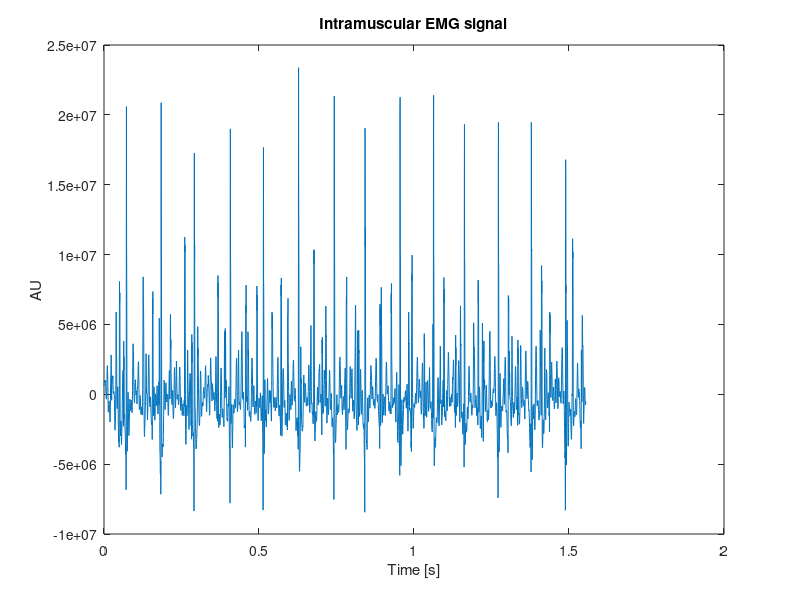
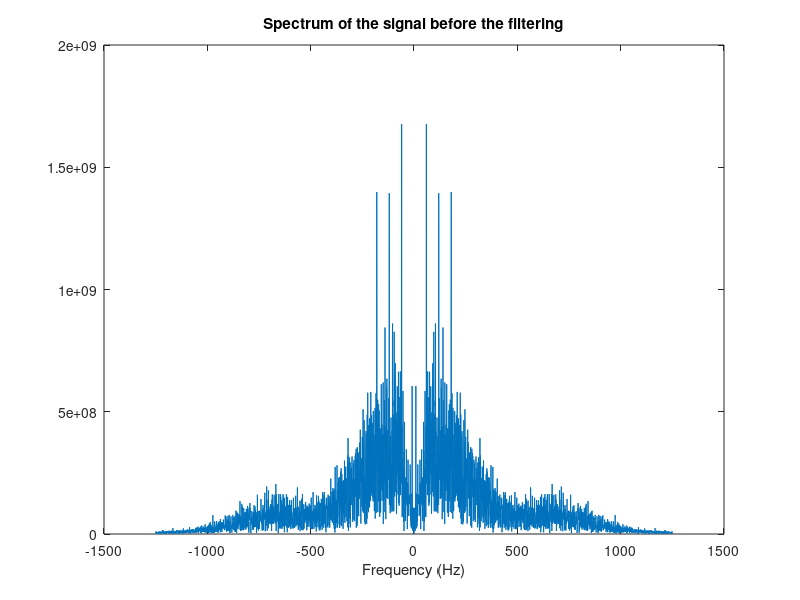
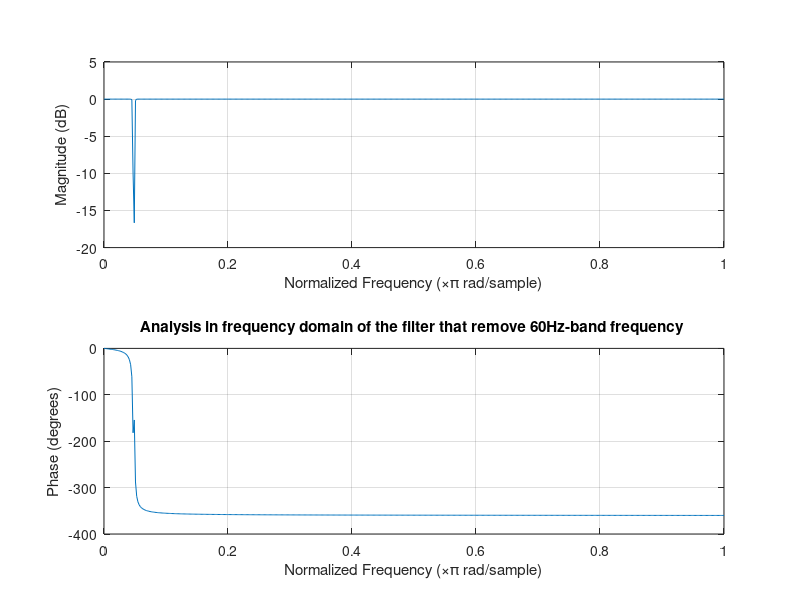
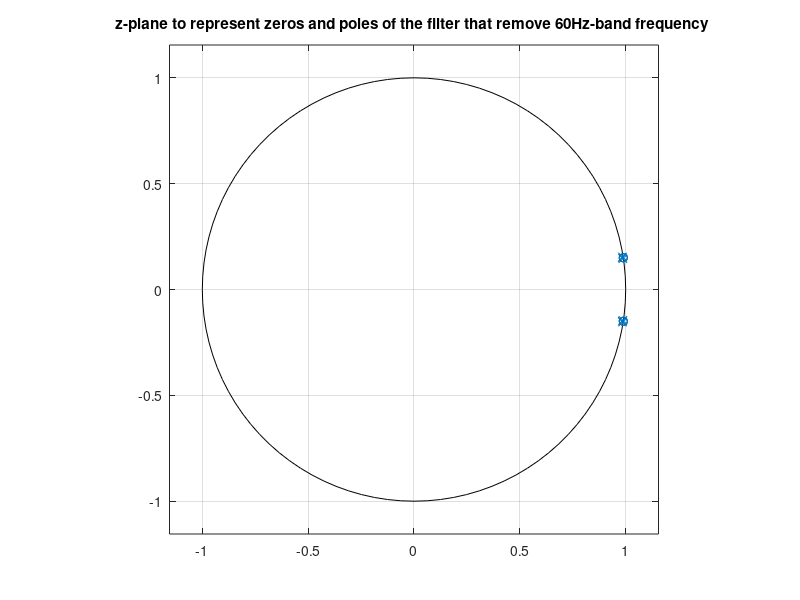

Reproduce these figures in MATLAB, in order.
% Sixth tutorial.
close all; clear all; clc
 
load('EMG_1.mat'); % Load the EMG signal
%EMG = EMG_1;   %In order to avoid naming conflict
L = length(EMG); % Duration of the signal in samples
 
Fs = 2500; % Sample frequency in Hz
t_ax = (0:L-1)/Fs; % Time axis of the signal in seconds
 
figure(1), plot(t_ax,EMG)
title('Intramuscular EMG signal')
xlabel('Time [s]')
ylabel('AU')
 
F_EMG = fftshift(fft(EMG)); % Find the DFT of the EMG 
f_ax = (-L/2:L/2-1)*Fs/L;
figure(2), plot(f_ax,abs(F_EMG));
xlabel('Frequency (Hz)')
title('Spectrum of the signal before the filtering')
 
% Create band-stop filters to remove 60 Hz and harmonics
N = 3; % Filter order
band1 = [58 62]; band2 = [118 122]; band3 = [178 182];
[B1,A1] = butter(N,band1/(Fs/2),'stop'); % Generate filter coefficients
[B2,A2] = butter(N, band2/(Fs/2),'stop');
[B3,A3] = butter(N, band3/(Fs/2),'stop');


% Analyze the properties of the filter
H1 = tf(B1,A1,1/Fs,'variable','z^-1'); % Create transfer function object
[z,p,k] = tf2zp(B1,A1); % Calculate zeros and poles
figure(3), freqz(B1,A1);
title('Analysis in frequency domain of the filter that remove 60Hz-band frequency ')
figure(4), zplane(B1,A1);
title('z-plane to represent zeros and poles of the filter that remove 60Hz-band frequency ')
 
H2 = tf(B2,A2,1/Fs,'variable','z^-1'); % Create transfer function object
[z,p,k] = tf2zp(B2,A2); % Calculate zeros and poles
figure(5), freqz(B2,A2);
title('Analysis in frequency domain of the filter that remove 120Hz-band frequency ')
figure(6), zplane(B2,A2);
title('z-plane to represent zeros and poles of the filter that remove 120Hz-band frequency ')
 
H3 = tf(B3,A3,1/Fs,'variable','z^-1'); % Create transfer function object
[z,p,k] = tf2zp(B3,A3); % Calculate zeros and poles
figure(7), freqz(B3,A3);
title('Analysis in frequency domain of the filter that remove 180Hz-band frequency ')
figure(8), zplane(B3,A3);
title('z-plane to represent zeros and poles of the filter that remove 180Hz-band frequency ')
  
 
% Filter the signal
figure(9), hold on, plot(t_ax,EMG,'b'); %original signal
 
EMG_f = filter(B1,A1,EMG);
figure(9), hold on, plot(t_ax,EMG_f,'r');
 
EMG_f2 = filter(B2,A2,EMG_f);
EMG_f3 = filter(B3,A3,EMG_f2);

% DFT of the filtered signal
F_EMG_f = fftshift(fft(EMG_f));
F_EMG_f2 = fftshift(fft(EMG_f2));
F_EMG_f3 = fftshift(fft(EMG_f3));

%Plotting DFs at each stage of filtering
L = length(F_EMG_f);
f_ax = (-L/2:L/2-1)*Fs/L;
figure(10), plot(f_ax, abs(F_EMG_f)); xlabel('Frequency(Hz)'); title('Spectrum of signal after 60Hz bandstop filter');
figure(11), plot(f_ax, abs(F_EMG_f2)); xlabel('Frequency(Hz)'); title('Spectrum of signal after 60,120Hz bandstop filter');
figure(12), plot(f_ax, abs(F_EMG_f3)); xlabel('Frequency(Hz)'); title('Spectrum of signal after all three bandstop filters');



